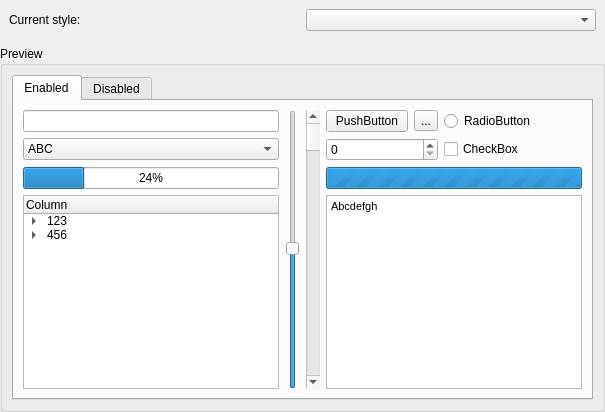
         <widget class="QWidget" name="stylePage">
          <layout class="QVBoxLayout" name="verticalLayout_6">
           <property name="leftMargin">
            <number>0</number>
           </property>
           <property name="topMargin">
            <number>0</number>
           </property>
           <property name="rightMargin">
            <number>0</number>
           </property>
           <property name="bottomMargin">
            <number>0</number>
           </property>
           <item>
            <widget class="QWidget" name="activeStyleWidget" native="true">
             <layout class="QHBoxLayout" name="horizontalLayout">
              <item>
               <widget class="QLabel" name="activeStyleLabel">
                <property name="text">
                 <string>Current style:</string>
                </property>
               </widget>
              </item>
              <item>
               <widget class="QComboBox" name="activeStyleCombo">
                <property name="statusTip">
                 <string>General.Style</string>
                </property>
               </widget>
              </item>
             </layout>
            </widget>
           </item>
           <item>
            <widget class="QGroupBox" name="activeStylePreviewGroup">
             <property name="title">
              <string>Preview</string>
             </property>
             <layout class="QVBoxLayout" name="verticalLayout_8">
              <item>
               <widget class="QTabWidget" name="previewTabs">
                <property name="currentIndex">
                 <number>0</number>
                </property>
                <widget class="QWidget" name="previewTab1">
                 <attribute name="title">
                  <string>Enabled</string>
                 </attribute>
                 <layout class="QVBoxLayout" name="verticalLayout_2">
                  <item>
                   <widget class="QWidget" name="previewWidget" native="true">
                    <layout class="QGridLayout" name="gridLayout_8">
                     <property name="leftMargin">
                      <number>0</number>
                     </property>
                     <property name="topMargin">
                      <number>0</number>
                     </property>
                     <property name="rightMargin">
                      <number>0</number>
                     </property>
                     <property name="bottomMargin">
                      <number>0</number>
                     </property>
                     <item row="2" column="0">
                      <widget class="QProgressBar" name="previewProgressBar">
                       <property name="value">
                        <number>24</number>
                       </property>
                      </widget>
                     </item>
                     <item row="1" column="6">
                      <widget class="QCheckBox" name="previewCheckBox">
                       <property name="text">
                        <string>CheckBox</string>
                       </property>
                      </widget>
                     </item>
                     <item row="0" column="1" rowspan="4">
                      <widget class="QSlider" name="previewVerticalSlider">
                       <property name="value">
                        <number>50</number>
                       </property>
                       <property name="orientation">
                        <enum>Qt::Vertical</enum>
                       </property>
                      </widget>
                     </item>
                     <item row="0" column="2" rowspan="4">
                      <widget class="QScrollBar" name="previewVerticalScrollBar">
                       <property name="orientation">
                        <enum>Qt::Vertical</enum>
                       </property>
                      </widget>
                     </item>
                     <item row="0" column="3" colspan="2">
                      <widget class="QPushButton" name="previewPushButton">
                       <property name="text">
                        <string>PushButton</string>
                       </property>
                      </widget>
                     </item>
                     <item row="1" column="3" colspan="3">
                      <widget class="QSpinBox" name="previewSpinBox"/>
                     </item>
                     <item row="2" column="3" colspan="5">
                      <widget class="QProgressBar" name="progressBar">
                       <property name="maximum">
                        <number>0</number>
                       </property>
                       <property name="value">
                        <number>0</number>
                       </property>
                       <property name="alignment">
                        <set>Qt::AlignCenter</set>
                       </property>
                      </widget>
                     </item>
                     <item row="3" column="0">
                      <widget class="QTreeWidget" name="previewTreeWidget">
                       <column>
                        <property name="text">
                         <string>Column</string>
                        </property>
                       </column>
                       <item>
                        <property name="text">
                         <string>123</string>
                        </property>
                        <item>
                         <property name="text">
                          <string>11111</string>
                         </property>
                        </item>
                        <item>
                         <property name="text">
                          <string>22222</string>
                         </property>
                        </item>
                        <item>
                         <property name="text">
                          <string>33333</string>
                         </property>
                        </item>
                       </item>
                       <item>
                        <property name="text">
                         <string>456</string>
                        </property>
                        <item>
                         <property name="text">
                          <string>44444</string>
                         </property>
                        </item>
                        <item>
                         <property name="text">
                          <string>55555</string>
                         </property>
                        </item>
                        <item>
                         <property name="text">
                          <string>66666</string>
                         </property>
                        </item>
                       </item>
                      </widget>
                     </item>
                     <item row="0" column="5">
                      <widget class="QToolButton" name="previewToolButton">
                       <property name="text">
                        <string>...</string>
                       </property>
                      </widget>
                     </item>
                     <item row="0" column="0">
                      <widget class="QLineEdit" name="previewLineEdit"/>
                     </item>
                     <item row="0" column="6">
                      <widget class="QRadioButton" name="previewRadioButton">
                       <property name="text">
                        <string>RadioButton</string>
                       </property>
                      </widget>
                     </item>
                     <item row="1" column="0">
                      <widget class="QComboBox" name="previewComboBox">
                       <item>
                        <property name="text">
                         <string>ABC</string>
                        </property>
                       </item>
                       <item>
                        <property name="text">
                         <string>XYZ</string>
                        </property>
                       </item>
                      </widget>
                     </item>
                     <item row="3" column="3" colspan="5">
                      <widget class="QTextEdit" name="previewTextEdit">
                       <property name="html">
                        <string>&lt;!DOCTYPE HTML PUBLIC &quot;-//W3C//DTD HTML 4.0//EN&quot; &quot;http://www.w3.org/TR/REC-html40/strict.dtd&quot;&gt;
&lt;html&gt;&lt;head&gt;&lt;meta name=&quot;qrichtext&quot; content=&quot;1&quot; /&gt;&lt;style type=&quot;text/css&quot;&gt;
p, li { white-space: pre-wrap; }
&lt;/style&gt;&lt;/head&gt;&lt;body style=&quot; font-family:'Sans Serif'; font-size:10pt; font-weight:400; font-style:normal;&quot;&gt;
&lt;p style=&quot; margin-top:0px; margin-bottom:0px; margin-left:0px; margin-right:0px; -qt-block-indent:0; text-indent:0px;&quot;&gt;&lt;span style=&quot; font-family:'MS Shell Dlg 2'; font-size:8pt;&quot;&gt;Abcdefgh&lt;/span&gt;&lt;/p&gt;&lt;/body&gt;&lt;/html&gt;</string>
                       </property>
                      </widget>
                     </item>
                    </layout>
                   </widget>
                  </item>
                 </layout>
                </widget>
                <widget class="QWidget" name="previewTab2">
                 <attribute name="title">
                  <string>Disabled</string>
                 </attribute>
                 <layout class="QGridLayout" name="gridLayout_7"/>
                </widget>
               </widget>
              </item>
             </layout>
            </widget>
           </item>
          </layout>
         </widget>
